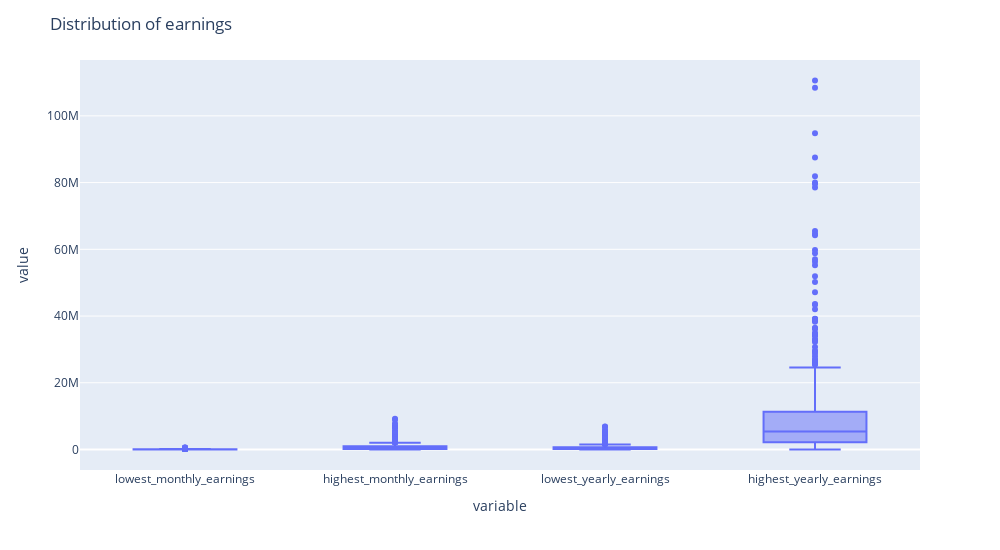

Here is the notebook cell this chart was saved with:
### Code cell
fig=px.box(earnings_df)
fig.update_layout(width=1000,height=550,title='Distribution of earnings')

### Figure 1 — Plotly figure (JSON) as saved in the notebook; plotly's stock layout.template omitted (floating-point values rounded to 4 significant figures; data arrays with more than 128 entries replaced by an {"elided": "..."} marker saying what was removed)
{"data": [{"alignmentgroup": "True", "hovertemplate": "variable=%{x}<br>value=%{y}<extra></extra>", "legendgroup": "", "marker": {"color": "#636efa"}, "name": "", "notched": false, "offsetgroup": "", "orientation": "v", "showlegend": false, "type": "box", "x": {"elided": "2216 str values"}, "x0": " ", "xaxis": "x", "y": {"elided": "2216 float values"}, "y0": " ", "yaxis": "y"}], "layout": {"boxmode": "group", "height": 550, "legend": {"tracegroupgap": 0}, "margin": {"t": 60}, "title": {"text": "Distribution of earnings"}, "width": 1000, "xaxis": {"anchor": "y", "autorange": true, "domain": [0, 1], "range": [-0.5, 3.5], "title": {"text": "variable"}, "type": "category"}, "yaxis": {"anchor": "x", "autorange": true, "domain": [0, 1], "range": [-6144000.0, 116700000.0], "title": {"text": "value"}, "type": "linear"}}}
